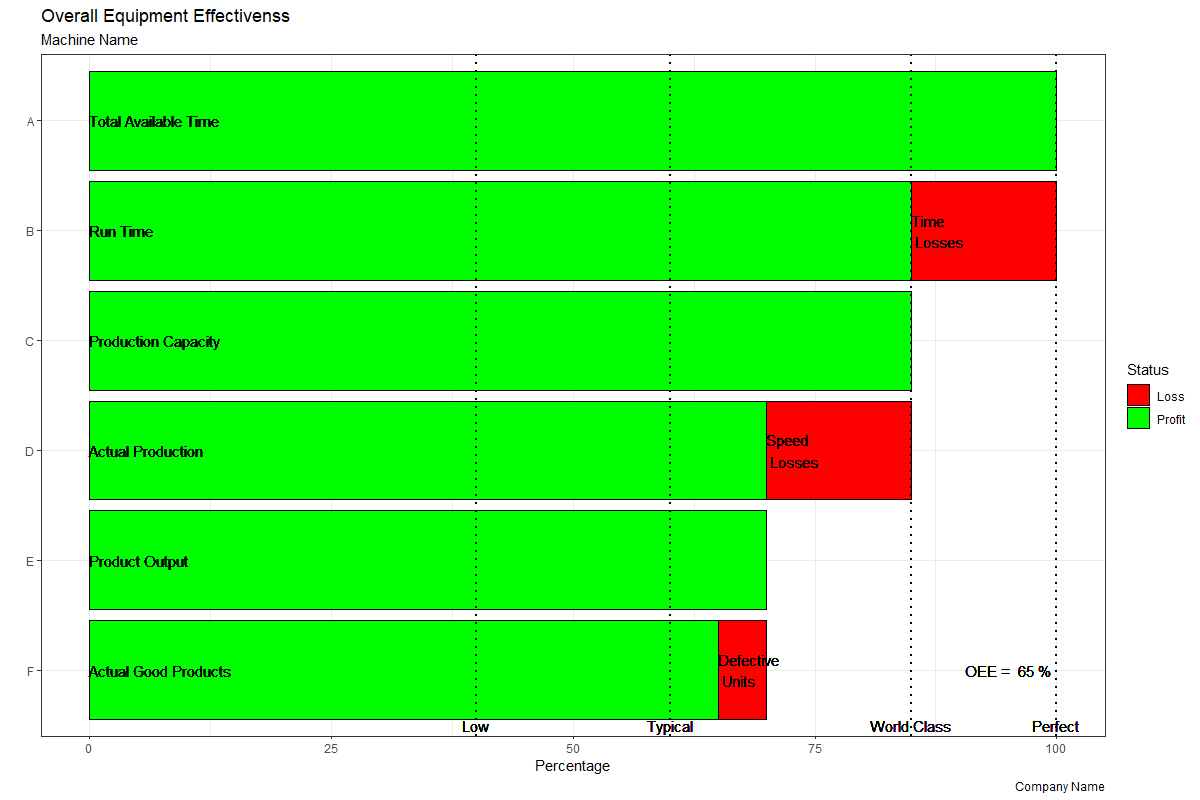

This chart was generated by the following R code:
### OVERALL EQUIPMENT EFFECTIVENESS ###

# Create data frame
df <- data.frame(factor = c("Availability",
                            "Availability",
                            "Availability",
                            "Performance",
                            "Performance",
                            "Performance",
                            "Quality",
                            "Quality",
                            "Quality"),
                 concept = c("Total Available Time",
                             "Run Time",
                             "Time Losses",
                             "Production Capacity",
                             "Actual Production",
                             "Speed Losses",
                             "Product Output",
                             "Actual Good Products",
                             "Scrap Losses"),
                 group = c("A", "B", "B", "C", "D", "D", "E", "F", "F"),
                 percentage = c(100, rep(0, 8)),
                 status = c(1, 1, 0, 1, 1, 0, 1, 1, 0))

# Set the total available time
available_time <- as.numeric(readline(prompt = "Type in all the available time: "))
while(available_time <= 0){
  available_time <- as.numeric(readline(prompt = "Error! The total available time must be greater than 0: "))
}

# Set the actual run time
run_time <- as.numeric(readline(prompt = "Type in the actual run time: "))
while(run_time <= 0){
  run_time <- as.numeric(readline(prompt = "Error! The run time must be greater than 0: "))
}

# Calculate the run time percentage value
df$percentage[2] <- (run_time/available_time)*100

# Calculate the time losses percentage value
df$percentage[3] <- df$percentage[1] - df$percentage[2]

# Calculate the production capacity percentage value
df$percentage[4] <- df$percentage[2]

# Set the equipment maximum production capacity per unit time
maximum_production_per_unit_time <- as.numeric(readline(prompt = "Type in the equipment maximum production capacity per unit time: "))
while(maximum_production_per_unit_time <= 0){
  maximum_production_per_unit_time <- as.numeric(readline(prompt = "Error! The maximum production capacity per unit time must be greater than 0: "))
}

# Calculate the theoretical maximum production of the run
theoretical_maximum_production <- maximum_production_per_unit_time*run_time

# Set the number of items produced
actual_production <- as.numeric(readline(prompt = "Type in the number of items produced: "))
while(actual_production <= 0){
  actual_production <- as.numeric(readline(prompt = "Error! The number of items produced must be greater than 0: "))
}

# Calculate the actual production percentage value
df$percentage[5] <- actual_production/theoretical_maximum_production*df$percentage[4]

# Calculate the speed losses percentage value
df$percentage[6] <- df$percentage[4] - df$percentage[5]

# Calculate the product output percentage value
df$percentage[7] <- df$percentage[5]

# Set the total number of scrap units
scrap <- as.numeric(readline(prompt = paste("From the", actual_production, "units produced, how many were scrap? ")))
while(scrap < 0){
  scrap <- as.numeric(readline(prompt = "Error! The number of scrap units must be greater than or equal to 0: "))
}

# Calculate the actual good products percentage value
df$percentage[8] <- (1 - (scrap/actual_production))*df$percentage[7]

# Calculate the scrap losses percentage value
df$percentage[9] <- (scrap/actual_production)*df$percentage[7]

# Calculate the OEE
OEE <- (run_time/available_time)*(actual_production/theoretical_maximum_production)*(1-(scrap/actual_production))*100 

# Import ggplot2 package
library(ggplot2)

# Build OEE plot
ggplot(data = df, aes(x = group, 
                      y = percentage, 
                      fill = factor(status, levels = c(0, 1)))) + 
  geom_bar(stat = 'identity',
           colour = "black") +
  scale_x_discrete(limits = c("F", "E", "D", "C", "B", "A")) + 
  scale_fill_manual(name = c("Status"), 
                    values = c("red", "green"),
                    labels = c("Loss", "Profit"))  +
  labs(title = "Overall Equipment Effectivenss",
       subtitle = "Machine Name",
       x = "",
       y = "Percentage",
       caption = "Company Name") +
  geom_text(aes(x = 6, y = 0, label = "Total Available Time"), hjust = 0) +
  geom_text(aes(x = 5, y = 0, label = "Run Time"), hjust = 0) +
  geom_text(aes(x = 5, y = df$percentage[2], label = "Time \n Losses"), hjust = 0) +
  geom_text(aes(x = 4, y = 0, label = "Production Capacity"), hjust = 0) +
  geom_text(aes(x = 3, y = 0, label = "Actual Production"), hjust = 0) +
  geom_text(aes(x = 3, y = df$percentage[5], label = "Speed \n Losses"), hjust = 0) +
  geom_text(aes(x = 2, y = 0, label = "Product Output"), hjust = 0) + 
  geom_text(aes(x = 1, y = 0, label = "Actual Good Products"), hjust = 0) +
  geom_text(aes(x = 1, y = df$percentage[8], label = "Defective \n Units"), hjust = 0) +
  geom_text(aes(x = 1, y = 95, label = paste("OEE = ", OEE, "%"))) +
  geom_hline(yintercept = 40, size = 1, linetype = "dotted") +
  geom_text(aes(x = 0.5, y = 40, label = "Low")) +
  geom_hline(yintercept = 60, size = 1, linetype = "dotted") +
  geom_text(aes(x = 0.5, y = 60, label = "Typical")) +
  geom_hline(yintercept = 85, size = 1, linetype = "dotted") +
  geom_text(aes(x = 0.5, y = 85, label = "World Class")) +
  geom_hline(yintercept = 100, size = 1, linetype = "dotted") +
  geom_text(aes(x = 0.5, y = 100, label = "Perfect")) +
  coord_flip()

# EXAMPLE

df <- data.frame(factor = c("Availability",
                              "Availability",
                              "Availability",
                              "Performance",
                              "Performance",
                              "Performance",
                              "Quality",
                              "Quality",
                              "Quality"),
                 concept = c("Total Available Time",
                            "Run Time",
                            "Time Losses",
                            "Production Capacity",
                            "Actual Production",
                            "Speed Losses",
                            "Product Output",
                            "Actual Good Products",
                            "Scrap Losses"),
                 group = c("A", "B", "B", "C", "D", "D", "E", "F", "F"),
                 percentage = c(100, rep(0, 8)),
                 status = c(1, 1, 0, 1, 1, 0, 1, 1, 0))

available_time <- 100
run_time <- 85

df$percentage[2] <- (run_time/available_time)*100
df$percentage[3] <- df$percentage[1] - df$percentage[2]
df$percentage[4] <- df$percentage[2]

maximum_production_per_unit_time <- 10
theoretical_maximum_production <- maximum_production_per_unit_time*run_time
actual_production <- 700

df$percentage[5] <- actual_production/theoretical_maximum_production*df$percentage[4]
df$percentage[6] <- df$percentage[4] - df$percentage[5]
df$percentage[7] <- df$percentage[5]
  
scrap <- 50

df$percentage[8] <- (1 - (scrap/actual_production))*df$percentage[7]
df$percentage[9] <- (scrap/actual_production)*df$percentage[7]

OEE <- (run_time/available_time)*(actual_production/theoretical_maximum_production)*(1-(scrap/actual_production))*100 

library(ggplot2)

ggplot(data = df, aes(x = group, 
               y = percentage, 
               fill = factor(status, levels = c(0, 1)))) + 
  geom_bar(stat = 'identity',
           colour = "black") +
  scale_x_discrete(limits = c("F", "E", "D", "C", "B", "A")) + 
  scale_fill_manual(name = c("Status"), 
                    values = c("red", "green"),
                    labels = c("Loss", "Profit"))  +
  labs(title = "Overall Equipment Effectivenss",
       subtitle = "Machine Name",
       x = "",
       y = "Percentage",
       caption = "Company Name") +
  geom_text(aes(x = 6, y = 0, label = "Total Available Time"), hjust = 0) +
  geom_text(aes(x = 5, y = 0, label = "Run Time"), hjust = 0) +
  geom_text(aes(x = 5, y = df$percentage[2], label = "Time \n Losses"), hjust = 0) +
  geom_text(aes(x = 4, y = 0, label = "Production Capacity"), hjust = 0) +
  geom_text(aes(x = 3, y = 0, label = "Actual Production"), hjust = 0) +
  geom_text(aes(x = 3, y = df$percentage[5], label = "Speed \n Losses"), hjust = 0) +
  geom_text(aes(x = 2, y = 0, label = "Product Output"), hjust = 0) + 
  geom_text(aes(x = 1, y = 0, label = "Actual Good Products"), hjust = 0) +
  geom_text(aes(x = 1, y = df$percentage[8], label = "Defective \n Units"), hjust = 0) +
  geom_text(aes(x = 1, y = 95, label = paste("OEE = ", OEE, "%"))) +
  geom_hline(yintercept = 40, size = 1, linetype = "dotted") +
  geom_text(aes(x = 0.5, y = 40, label = "Low")) +
  geom_hline(yintercept = 60, size = 1, linetype = "dotted") +
  geom_text(aes(x = 0.5, y = 60, label = "Typical")) +
  geom_hline(yintercept = 85, size = 1, linetype = "dotted") +
  geom_text(aes(x = 0.5, y = 85, label = "World Class")) +
  geom_hline(yintercept = 100, size = 1, linetype = "dotted") +
  geom_text(aes(x = 0.5, y = 100, label = "Perfect")) +
  coord_flip()
